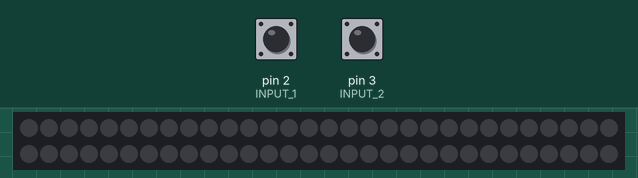
Simulated run of this program. Board: Arduino Nano, built with avr-gcc and run on an emulated ATmega328P. Parts: 60 RGB LEDs in strip order, left to right, continuing on the next row. Inputs (shaded band) come from the test bench; at power-on: pin 2 (INPUT_1) HIGH, pin 3 (INPUT_2) HIGH. Dim RGB values are drawn brighter than linear; sleep ends after the set time or at an interrupt; random numbers use the default seed unless the program sets one.

Above: at 1.2 s.
1.3 s: pin 2 (INPUT_1) pulled LOW for 0.15 s
At 1.4 s:
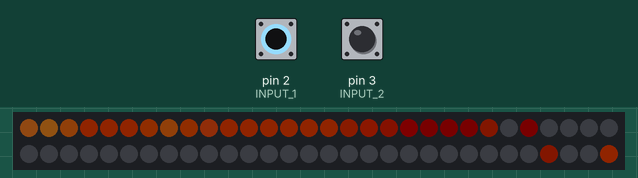
2.9 s: pin 3 (INPUT_2) pulled LOW for 0.15 s
At 2.98 s:
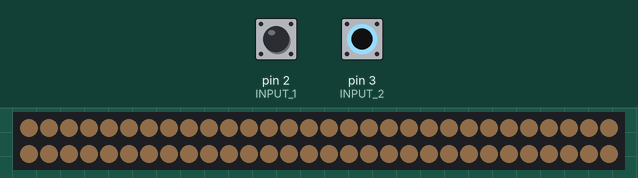
4.5 s: pin 2 (INPUT_1) pulled LOW for 3.2 s
At 5.05 s:
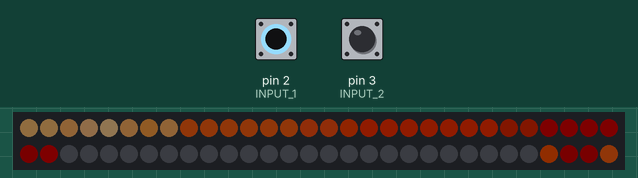
9.2 s: pin 3 (INPUT_2) pulled LOW for 3.2 s
At 9.8 s:
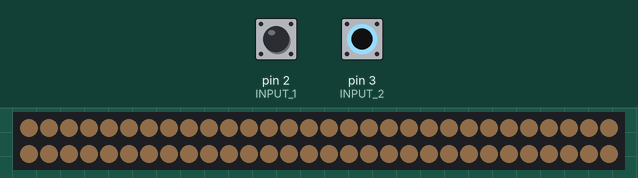

Measured:
- after the input at 1.3 s, the LEDs: first change at once (image 1 shows a later state)
- after the input at 2.9 s, the LEDs: change at once (image 2)
- after the input at 4.5 s, the LEDs: first change at once (image 3 shows a later state)
- after the input at 9.2 s, the LEDs: change at once (image 4)

The program:

main.cpp
```cpp
#ifndef _MAIN_CPP_
#define _MAIN_CPP_
#include <Arduino.h>
#include <avr/sleep.h>
#include <Adafruit_NeoPixel.h>
#include "color.h"

#define PIXEL_PIN        11
#define N_LEDS           60
#define PIXELS_PER_LEVEL 8
#define INPUT_1          2
#define INPUT_2          3
#define HEAT_SPREAD      0x80 // how much to attenuate head rising. 0x80 is 50%

// A few operating parameters
#define UPDATE_MS  40          /* how many milliseconds to wait before doing another update. */
#define BRIGHTNESS 16          /* how bright to make this overall 0-255*/
#define MINIMUM_BASE_HEAT 0x10 /* The leasat amount of light at the base */

Adafruit_NeoPixel strip = Adafruit_NeoPixel(N_LEDS, PIXEL_PIN, NEO_GRB + NEO_KHZ800);

// The heat map
uint8_t heat[N_LEDS];

// Fades away all the LEDs by 1/4
void fade_all_leds()
{
  for (int i = 0; i < N_LEDS; i++)
  {
    // heat[i] = (heat[i] >> 1) + (heat[i] >> 2);
    // heat[i] = heat[i] - (heat[i] >> 2);
    heat[i] = qsub8(heat[i], 2);
  }
}

// Add random heat to a random LED
void add_random_heat()
{
  int led = random(PIXELS_PER_LEVEL * 2);
  heat[led] = qadd8(heat[led], random8(0x40, 0xE0));
}

// Apply a blur effect to the LEDs, and respect the rows
void smear()
{
  uint8_t new_heat[N_LEDS];
  // int num_blurred = PIXELS_PER_LEVEL * 2;
  for (int i = 0; i < N_LEDS; i++)
  {
    if (i % PIXELS_PER_LEVEL == 0)
    {
      // Beginning of a row, so blur with the next and pixel at end of the row
      uint16_t sum = heat[i] + heat[i] + heat[(i + 1) % N_LEDS] +  heat[(i + PIXELS_PER_LEVEL - 1) % N_LEDS];
      sum = sum >> 2;
      new_heat[i] = sum;
    }
    else if (i % PIXELS_PER_LEVEL == PIXELS_PER_LEVEL - 1)
    {
      // end of a row, so blur with the previous and pixel at the beginning of the row
      uint16_t sum = heat[i] + heat[i] + heat[(i + N_LEDS - 1) % N_LEDS] +  heat[(i - PIXELS_PER_LEVEL + 1) % N_LEDS];
      sum = sum >> 2;
      new_heat[i] = sum;
    }
    else
    {
      uint16_t sum = heat[i] + heat[i] + heat[(i + 1) % N_LEDS] + heat[(i - 1) % N_LEDS];
      sum = sum >> 2;
      new_heat[i] = sum;
      // Print the values that went into this calculation
      // Serial.print(F("Pixel Values: "));
      // Serial.print(heat[i]);
      // Serial.print(F(", "));
      // Serial.print(heat[(i + 1) % N_LEDS]);
      // Serial.print(F(", "));
      // Serial.println(heat[(i - 1) % N_LEDS]);
      // Serial.print(F("sum: "));
      // Serial.print(sum);
      // Serial.print(F(", new_heat["));
      // Serial.print(i);
      // Serial.print(F("]: "));
      // Serial.println(new_heat[i]);
    }

  }

  for (int i = 0; i < N_LEDS; i++)
  {
    heat[i] = new_heat[i];
  }
}

// Ensure the bottom 2 rows doesn't get too cold
void ensure_bottom_heat()
{
  for (int i = 0; i < PIXELS_PER_LEVEL * 2; i++)
  {
    if (heat[i] < MINIMUM_BASE_HEAT)
    {
      heat[i] = MINIMUM_BASE_HEAT;
    }
  }
}

// Make the heat rise
void heat_rises(){
  for (int i = PIXELS_PER_LEVEL; i < N_LEDS; i++)
  {
    // Add heat from the pixel under this one and half the pixel to the down-left and down-right.
    // uint16_t sum = heat[i] + heat[(i - PIXELS_PER_LEVEL) % N_LEDS] + heat[(i - PIXELS_PER_LEVEL + 1) % N_LEDS] + heat[(i - PIXELS_PER_LEVEL - 1) % N_LEDS];
    uint16_t sum = heat[i] + heat[i] + heat[(i - PIXELS_PER_LEVEL) % N_LEDS] + (heat[(i - PIXELS_PER_LEVEL + 1) % N_LEDS] >> 1) + (heat[(i - PIXELS_PER_LEVEL - 1) % N_LEDS] >> 1);
    // divide by 4
    sum = sum >> 2;
    sum *= HEAT_SPREAD;
    sum = sum >> 8;
    heat[i] = sum;
    // heat[i] = qsub8(sum, 8);
  }
}
// Update all the LEDs
void update_leds()
{
  for (int i = 0; i < N_LEDS; i++)
  {
    Color c = gradient_color_at(&gradient_bbr, heat[i]);
    uint32_t color_int = color_to_int(&c);
    strip.setPixelColor(i, color_int);
  }
  strip.show();
}

void zzz(){
  set_sleep_mode(SLEEP_MODE_IDLE);
  sleep_enable();
  sleep_mode();
  sleep_disable();
}

void setup()
{
  memset(heat, 0, sizeof(heat));
  memset(heat, 0x20, PIXELS_PER_LEVEL * 2);
  pinMode(INPUT_1, INPUT_PULLUP);
  pinMode(INPUT_2, INPUT_PULLUP);
  strip.begin();
  strip.show();
  strip.setBrightness(BRIGHTNESS);
  Serial.begin(9600);
}

void loop()
{
  auto last_update_millis = millis();
  int counter = 0;
  while (1)
  {
    if (millis() - last_update_millis > UPDATE_MS)
    {
      last_update_millis = millis();
      // Flicker
      if (digitalRead(INPUT_1) == LOW)
      {
        add_random_heat();

        fade_all_leds();
        if (counter > 5){
          counter = 0;
          add_random_heat();
        }
        counter++;
        heat_rises();
        smear();
        ensure_bottom_heat();
        update_leds();
      } else if (digitalRead(INPUT_2) == LOW) {
        // Steady
        memset(heat, 0x80, sizeof(heat));
        update_leds();
        while (digitalRead(INPUT_2) == LOW)
        {
          zzz();
        }
      } else {
        // Off, middle position, nothing shorted to ground
        memset(heat, 0x00, sizeof(heat));
        update_leds();
        while (digitalRead(INPUT_2) == HIGH && digitalRead(INPUT_1) == HIGH)
        {
          zzz();
        }
      }
    }
    // Put the Arduino to sleep to save power
    zzz();
  }
}
#endif // _MAIN_CPP_
```

color.h
```cpp
#ifndef _COLOR_H_
#define _COLOR_H_

#include <Arduino.h>

struct Color {
  uint8_t r;
  uint8_t g;
  uint8_t b;
};

// multipoint gradient
// This will basically have up to 8 entries in the form of position, and a color.
// Position is uint_8 from 0 to 255, and color is a Color struct.
#define MAX_GRADIENT_POINTS 8
struct Gradient {
  uint8_t num_points;
  struct {
    uint8_t position;
    Color color;
  } points[MAX_GRADIENT_POINTS];
};

// Define a few gradients
// Black Body Radiation
#define GRADIENT_BBR_NUM_POINTS 5
const Gradient gradient_bbr = {
  GRADIENT_BBR_NUM_POINTS,
  {
    {0, {0x00, 0x00, 0x00}},
    {0x08, {0xFF, 0x38, 0x00}},
    {0x3f, {0xFF, 0x93, 0x2C}},
    {0x7f, {0xFF, 0xC1, 0x84}},
    {0xFF, {0xFF, 0xEE, 0xE3}}
  }
};

// Rainbow
#define GRADIENT_RAINBOW_NUM_POINTS 7
const Gradient gradient_rainbow = {
  GRADIENT_RAINBOW_NUM_POINTS,
  {
    {0, {0x00, 0x00, 0x00}},
    {0x2F, {0xFF, 0x7F, 0x00}},
    {0x5F, {0xFF, 0xFF, 0x00}},
    {0x8F, {0x00, 0xFF, 0x00}},
    {0xBF, {0x00, 0x00, 0xFF}},
    {0xDF, {0x4B, 0x00, 0x82}},
    {0xFF, {0x94, 0x00, 0xFF}}
  }
};

// OK, so we have a gradient, but we need to be able to calculate the color at a given position.
// This is a simple linear interpolation between two points.
Color gradient_color_at(const Gradient *gradient, uint8_t position) {
  // Find the two points that the position is between
  uint8_t i = 1;
  while (i < gradient->num_points && gradient->points[i].position < position) {
    i++;
  }
  if (i == 0) {
    return gradient->points[0].color;
  } else if (i == gradient->num_points) {
    return gradient->points[gradient->num_points - 1].color;
  } else {
    // Linear interpolation
    uint8_t p0 = gradient->points[i - 1].position;
    uint8_t p1 = gradient->points[i].position;
    Color c0 = gradient->points[i - 1].color;
    Color c1 = gradient->points[i].color;
    uint8_t p = position;
    Color c;
    c.r = c0.r + (c1.r - c0.r) * (p - p0) / (p1 - p0);
    c.g = c0.g + (c1.g - c0.g) * (p - p0) / (p1 - p0);
    c.b = c0.b + (c1.b - c0.b) * (p - p0) / (p1 - p0);
    return c;
  }
}

// convert a color to a 32-bit integer
uint32_t color_to_int(const Color *color) {
  return ((uint32_t)color->r << 16) | ((uint32_t)color->g << 8) | color->b;
}

// misc math stolen from FastLED
#define APPLY_FASTLED_RAND16_2053(x) (x << 11) + (x << 2) + x
#define FASTLED_RAND16_13849 ((uint16_t)(13849))

inline uint8_t qadd8(uint8_t i, uint8_t j) {
    unsigned int t = i + j;
    if (t > 255)
        t = 255;
    return t;
}

inline uint8_t qsub8(uint8_t i, uint8_t j) {
    int t = i - j;
    if (t < 0){
        return 0;
    }
    return t;
}

/// Generate an 8-bit random number
/// @returns random 8-bit number, in the range 0-255
uint8_t random8() {
    static uint16_t rand16seed = APPLY_FASTLED_RAND16_2053(rand16seed) + FASTLED_RAND16_13849;
    // return the sum of the high and low bytes, for better
    //  mixing and non-sequential correlation
    return (uint8_t)(((uint8_t)(rand16seed & 0xFF)) +
                     ((uint8_t)(rand16seed >> 8)));
}

/// Generate an 8-bit random number between 0 and lim
/// @param lim the upper bound for the result, exclusive
uint8_t random8(uint8_t lim) {
    uint8_t r = random8();
    r = (r * lim) >> 8;
    return r;
}

/// Generate an 8-bit random number in the given range
/// @param min the lower bound for the random number, inclusive
/// @param lim the upper bound for the random number, exclusive
uint8_t random8(uint8_t min, uint8_t lim) {
    uint8_t delta = lim - min;
    uint8_t r = random8(delta) + min;
    return r;
}


#endif // _COLOR_H_
```
